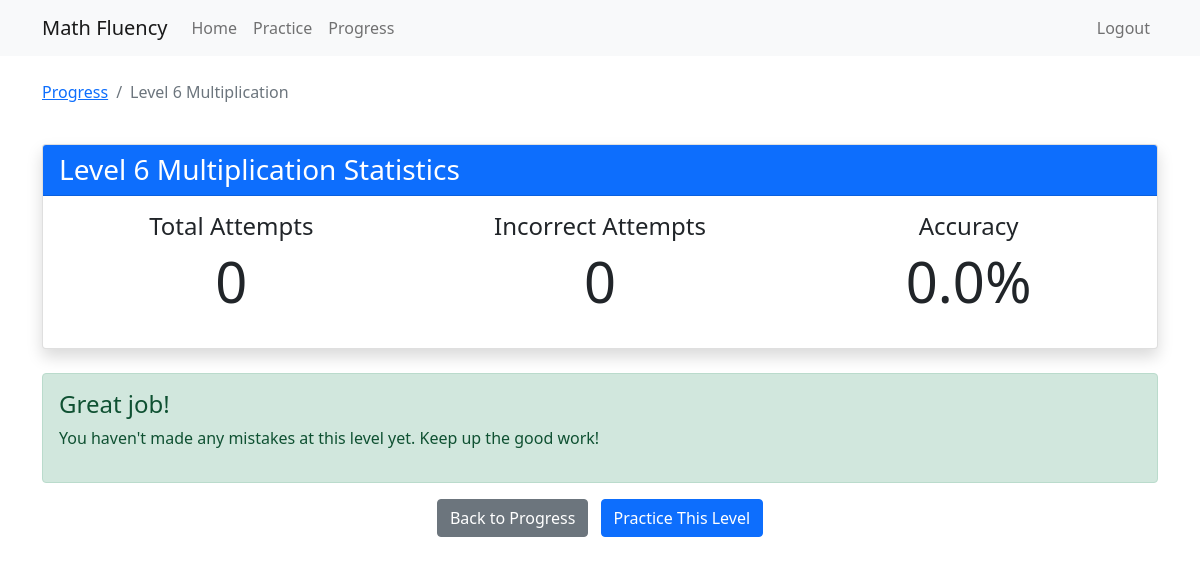
Page /analyze_level/multiplication/6 (signed in) on the earlier database version.
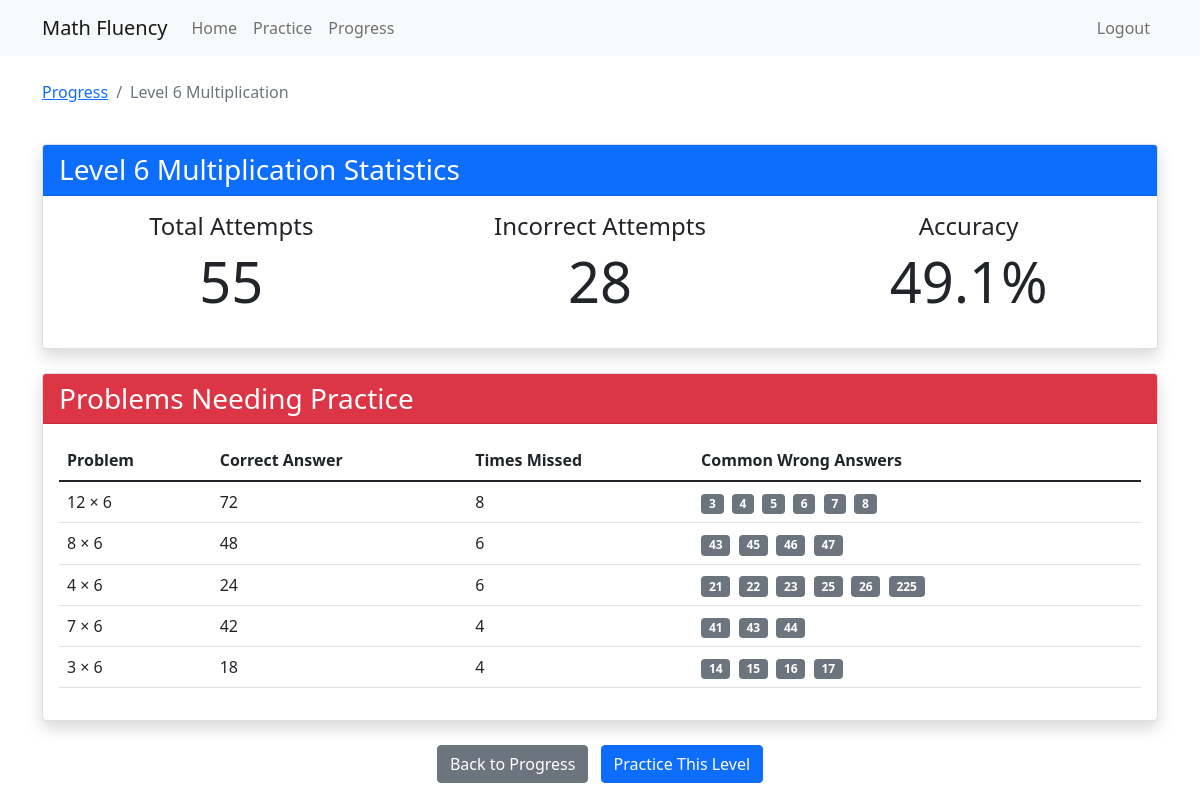
Same page on the later database version.
### models/practice_attempt.py (models this page shows)
class PracticeAttempt(db.Model):
    id = db.Column(db.Integer, primary_key=True)
    user_id = db.Column(db.Integer, db.ForeignKey('user.id'), nullable=False)
    operation = db.Column(db.String(20), nullable=False)  # 'addition' or 'multiplication'
    level = db.Column(db.Integer, nullable=False)
    problem = db.Column(db.String(50), nullable=False)
    user_answer = db.Column(db.Integer, nullable=False)
    correct_answer = db.Column(db.Integer, nullable=False)
    is_correct = db.Column(db.Boolean, nullable=False)
    time_taken = db.Column(db.Float)  # in seconds
    created_at = db.Column(db.DateTime, default=datetime.utcnow)
    user = db.relationship('User', backref=db.backref('practice_attempts', lazy=True))

### app.py (the view)
@app.route('/analyze_level/<operation>/<int:level>')
@login_required
def analyze_level(operation, level):
    try:
        attempts = PracticeAttempt.query.filter(
            PracticeAttempt.user_id == current_user.id,
            PracticeAttempt.operation == operation,
            PracticeAttempt.level == level
        ).order_by(PracticeAttempt.created_at.desc()).all()
        total_attempts = len(attempts)
        incorrect_attempts = [a for a in attempts if not a.is_correct]
        problem_stats = {}
        for attempt in incorrect_attempts:
            if attempt.problem not in problem_stats:
                problem_stats[attempt.problem] = {
                    'incorrect_count': 0,
                    'user_answers': [],
                    'correct_answer': attempt.correct_answer
                }
            problem_stats[attempt.problem]['incorrect_count'] += 1
            problem_stats[attempt.problem]['user_answers'].append(attempt.user_answer)
        problems_list = [
            {
                'problem': problem,
                'incorrect_count': stats['incorrect_count'],
                'user_answers': stats['user_answers'],
                'correct_answer': stats['correct_answer']
            }
            for problem, stats in problem_stats.items()
        ]
        problems_list.sort(key=lambda x: x['incorrect_count'], reverse=True)
        accuracy = ((total_attempts - len(incorrect_attempts)) / total_attempts * 100) if total_attempts > 0 else 0
        return render_template('analyze_level.html',
            operation=operation,
            level=level,
            total_attempts=total_attempts,
            incorrect_count=len(incorrect_attempts),
            accuracy=accuracy,
            problems=problems_list
        )
    except Exception as e:
        print(f"Error in analyze_level route: {str(e)}")
        return f"An error occurred: {str(e)}", 500

### app.py (called while the page is built)
@app.template_filter('unique')
def unique_filter(l):
    seen = set()
    return [x for x in l if not (x in seen or seen.add(x))]

@login_manager.user_loader
def load_user(user_id):
    return User.query.get(int(user_id))

### templates/analyze_level.html (shortened to what this page needs)
{% extends "base.html" %}
{% block content %}
<div class="container mt-4">
    <div class="row mb-4">
        <div class="col">
            <nav aria-label="breadcrumb">
                <ol class="breadcrumb">
                    <li class="breadcrumb-item"><a href="{{ url_for('progress') }}">Progress</a></li>
                    <li class="breadcrumb-item active">Level {{ level }} {{ operation|title }}</li>
                </ol>
            </nav>
        </div>
    </div>
    <div class="card mb-4 shadow">
        <div class="card-header bg-primary text-white">
            <h3 class="mb-0">Level {{ level }} {{ operation|title }} Statistics</h3>
        </div>
        <div class="card-body">
            <div class="row">
                <div class="col-md-4 text-center mb-3">
                    <h4>Total Attempts</h4>
                    <div class="display-4">{{ total_attempts }}</div>
                </div>
                <div class="col-md-4 text-center mb-3">
                    <h4>Incorrect Attempts</h4>
                    <div class="display-4">{{ incorrect_count }}</div>
                </div>
                <div class="col-md-4 text-center mb-3">
                    <h4>Accuracy</h4>
                    <div class="display-4">{{ "%.1f"|format(accuracy) }}%</div>
                </div>
            </div>
        </div>
    </div>
    {% if problems %}
    <div class="card mb-4 shadow">
        <div class="card-header bg-danger text-white">
            <h3 class="mb-0">Problems Needing Practice</h3>
        </div>
        <div class="card-body">
            <div class="table-responsive">
                <table class="table table-hover">
                    <thead>
                        <tr>
                            <th>Problem</th>
                            <th>Correct Answer</th>
                            <th>Times Missed</th>
                            <th>Common Wrong Answers</th>
                        </tr>
                    </thead>
                    <tbody>
                        {% for problem in problems %}
                        <tr>
                            <td>{{ problem['problem'] }}</td>
                            <td>{{ problem['correct_answer'] }}</td>
                            <td>{{ problem['incorrect_count'] }}</td>
                            <td>
                                {% for answer in problem['user_answers']|unique|sort %}
                                <span class="badge bg-secondary me-1">{{ answer }}</span>
                                {% endfor %}
                            </td>
                        </tr>
                        {% endfor %}
                    </tbody>
                </table>
            </div>
        </div>
    </div>
    {% else %}
    <div class="alert alert-success" role="alert">
        <h4 class="alert-heading">Great job!</h4>
        <p>You haven't made any mistakes at this level yet. Keep up the good work!</p>
    </div>
    {% endif %}
    <div class="text-center mb-4">
        <a href="{{ url_for('progress') }}" class="btn btn-secondary me-2">
            Back to Progress
        </a>
        <a href="{{ url_for('practice') }}" class="btn btn-primary">
            Practice This Level
        </a>
    </div>
</div>
{% endblock %}

### templates/base.html (shortened to what this page needs)
<!DOCTYPE html>
<html lang="en">
<head>
    <link href="https://cdn.jsdelivr.net/npm/bootstrap@5.1.3/dist/css/bootstrap.min.css" rel="stylesheet">
</head>
<body>
    <nav class="navbar navbar-expand-lg navbar-light bg-light">
        <div class="container">
            <a class="navbar-brand" href="{{ url_for('home') }}">Math Fluency</a>
            <div class="collapse navbar-collapse" id="navbarNav">
                <ul class="navbar-nav">
                    <li class="nav-item">
                        <a class="nav-link {% if request.endpoint == 'home' %}active{% endif %}" href="{{ url_for('home') }}">Home</a>
                    </li>
                    <li class="nav-item">
                        <a class="nav-link {% if request.endpoint == 'practice' %}active{% endif %}" href="{{ url_for('practice') }}">Practice</a>
                    </li>
                    <li class="nav-item">
                        <a class="nav-link {% if request.endpoint == 'progress' %}active{% endif %}" href="{{ url_for('progress') }}">Progress</a>
                    </li>
                </ul>
                <ul class="navbar-nav ms-auto">
                    {% if current_user.is_authenticated %}
                    <li class="nav-item">
                        <a class="nav-link" href="{{ url_for('logout') }}">Logout</a>
                    </li>
                    {% endif %}
                </ul>
            </div>
        </div>
    </nav>
    {% block content %}{% endblock %}
</body>
</html>

Differences in the rows shown:
added PracticeAttempt: problem "12 × 6", correct_answer "72", incorrect_count "8", unique "3" "4" "5" "6" "7" "8"
added PracticeAttempt: problem "8 × 6", correct_answer "48", incorrect_count "6", unique "43" "45" "46" "47"
added PracticeAttempt: problem "4 × 6", correct_answer "24", incorrect_count "6", unique "21" "22" "23" "25" "26" "225"
added PracticeAttempt: problem "7 × 6", correct_answer "42", incorrect_count "4", unique "41" "43" "44"
added PracticeAttempt: problem "3 × 6", correct_answer "18", incorrect_count "4", unique "14" "15" "16" "17"
Other differences:
{{ total_attempts }}: "0" → "55"
{{ incorrect_count }}: "0" → "28"
{{ "%.1f"|format(accuracy) }}: "0.0" → "49.1"
text no longer shown: "Great job! You haven't made any mistakes at this level yet. Keep up the good work!"
text now shown: "Problems Needing Practice Problem Correct Answer Times Missed Common Wrong Answers"
